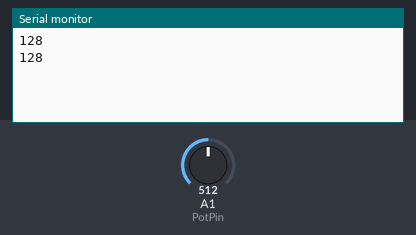
The sketch below on a simulated Arduino Uno, built with avr-gcc and run on an emulated ATmega328P. Parts: the last lines printed to the serial monitor. The inputs (shaded band) are chosen by the test bench; at power-on: A1 (PotPin) = 512.

Above: at 1.8 s.
1.9 s: A1 (PotPin) set to 716
At 2.8 s:
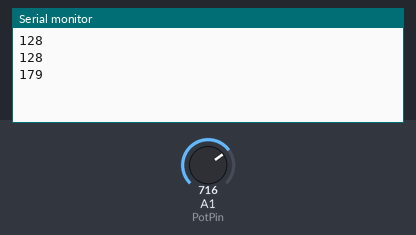
3.4 s: A1 (PotPin) set to 900
At 4.8 s:
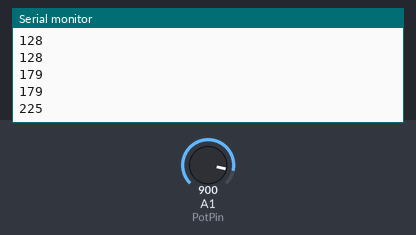
Timing chart, 0 to 6.4 s (numbered marks = the images above; inputs shaded):
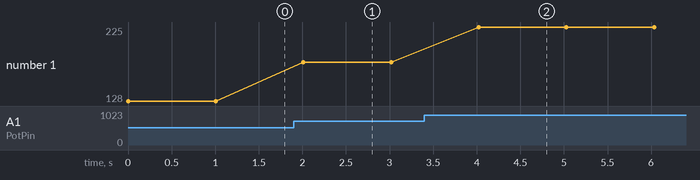

The sketch:

Chapter_8_Wallpaper_animation.ino
```cpp
#include <SoftwareSerial.h>
int PotPin = A1;    // select the input pin for the potentiometer
int sensorValue = 0;  // variable to store the value coming from the sensor

SoftwareSerial BlueTooth(4, 5);    //bluetooth connection Tx-4 and Rx-5

void setup() {
// put your setup code here, to run once:
Serial.begin(9600);            // serial communication
  BlueTooth.begin(9600);     // Bluetooth communication
}

void loop() {
// put your main code here, to run repeatedly:

  sensorValue = analogRead(PotPin);
// read the potentiometer value and store in the variable

  sensorValue = sensorValue/4;          // sensorValue is dived by 4

  Serial.println(sensorValue);             // print sensorValue on serial monitor

BlueTooth.println(sensorValue);      // print the value on app
delay(1000);                                           // delay for 1 second
}
```

Measured:
- after the input at 1.9 s, the serial monitor: prints a new line after 0.11 s (image 1)
- after the input at 3.4 s, the serial monitor: prints a new line after 0.62 s (image 2)
- plotted number 1: 128 → 179 after the input at 1.9 s, 179 → 225 after the input at 3.4 s
